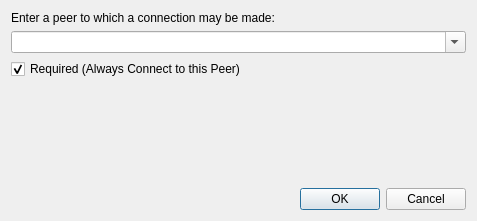
<?xml version="1.0" encoding="UTF-8"?>
<ui version="4.0">
 <class>Connect</class>
 <widget class="QDialog" name="Connect">
  <property name="windowModality">
   <enum>Qt::WindowModal</enum>
  </property>
  <property name="geometry">
   <rect>
    <x>0</x>
    <y>0</y>
    <width>477</width>
    <height>221</height>
   </rect>
  </property>
  <property name="windowTitle">
   <string>Connect to Peer</string>
  </property>
  <property name="modal">
   <bool>true</bool>
  </property>
  <layout class="QVBoxLayout" name="verticalLayout">
   <item>
    <layout class="QFormLayout" name="formLayout">
     <item row="1" column="0" colspan="2">
      <widget class="QLabel" name="formLabel">
       <property name="text">
        <string>Enter a peer to which a connection may be made:</string>
       </property>
       <property name="wordWrap">
        <bool>true</bool>
       </property>
      </widget>
     </item>
     <item row="2" column="0" colspan="2">
      <widget class="QComboBox" name="host">
       <property name="minimumSize">
        <size>
         <width>311</width>
         <height>0</height>
        </size>
       </property>
       <property name="editable">
        <bool>true</bool>
       </property>
      </widget>
     </item>
     <item row="3" column="0" colspan="2">
      <widget class="QCheckBox" name="required">
       <property name="text">
        <string>Required (Always Connect to this Peer)</string>
       </property>
       <property name="checked">
        <bool>true</bool>
       </property>
       <property name="tristate">
        <bool>false</bool>
       </property>
      </widget>
     </item>
    </layout>
   </item>
   <item>
    <widget class="QDialogButtonBox" name="buttonBox">
     <property name="orientation">
      <enum>Qt::Horizontal</enum>
     </property>
     <property name="standardButtons">
      <set>QDialogButtonBox::Cancel|QDialogButtonBox::Ok</set>
     </property>
    </widget>
   </item>
  </layout>
 </widget>
 <resources/>
 <connections>
  <connection>
   <sender>buttonBox</sender>
   <signal>accepted()</signal>
   <receiver>Connect</receiver>
   <slot>accept()</slot>
   <hints>
    <hint type="sourcelabel">
     <x>248</x>
     <y>254</y>
    </hint>
    <hint type="destinationlabel">
     <x>157</x>
     <y>274</y>
    </hint>
   </hints>
  </connection>
  <connection>
   <sender>buttonBox</sender>
   <signal>rejected()</signal>
   <receiver>Connect</receiver>
   <slot>reject()</slot>
   <hints>
    <hint type="sourcelabel">
     <x>316</x>
     <y>260</y>
    </hint>
    <hint type="destinationlabel">
     <x>286</x>
     <y>274</y>
    </hint>
   </hints>
  </connection>
 </connections>
</ui>
